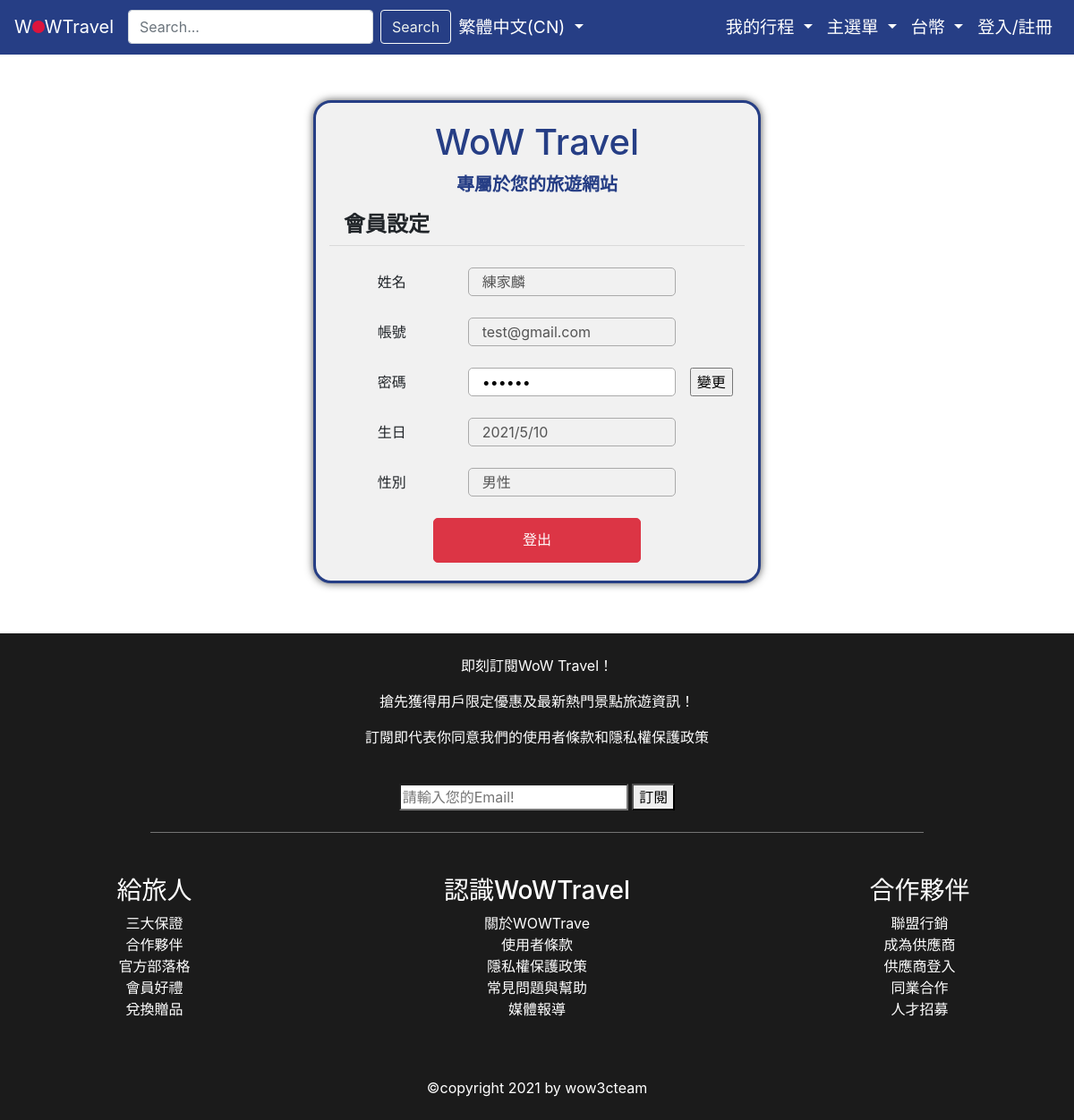
/member (signed in), run on an earlier commit of the app's database.
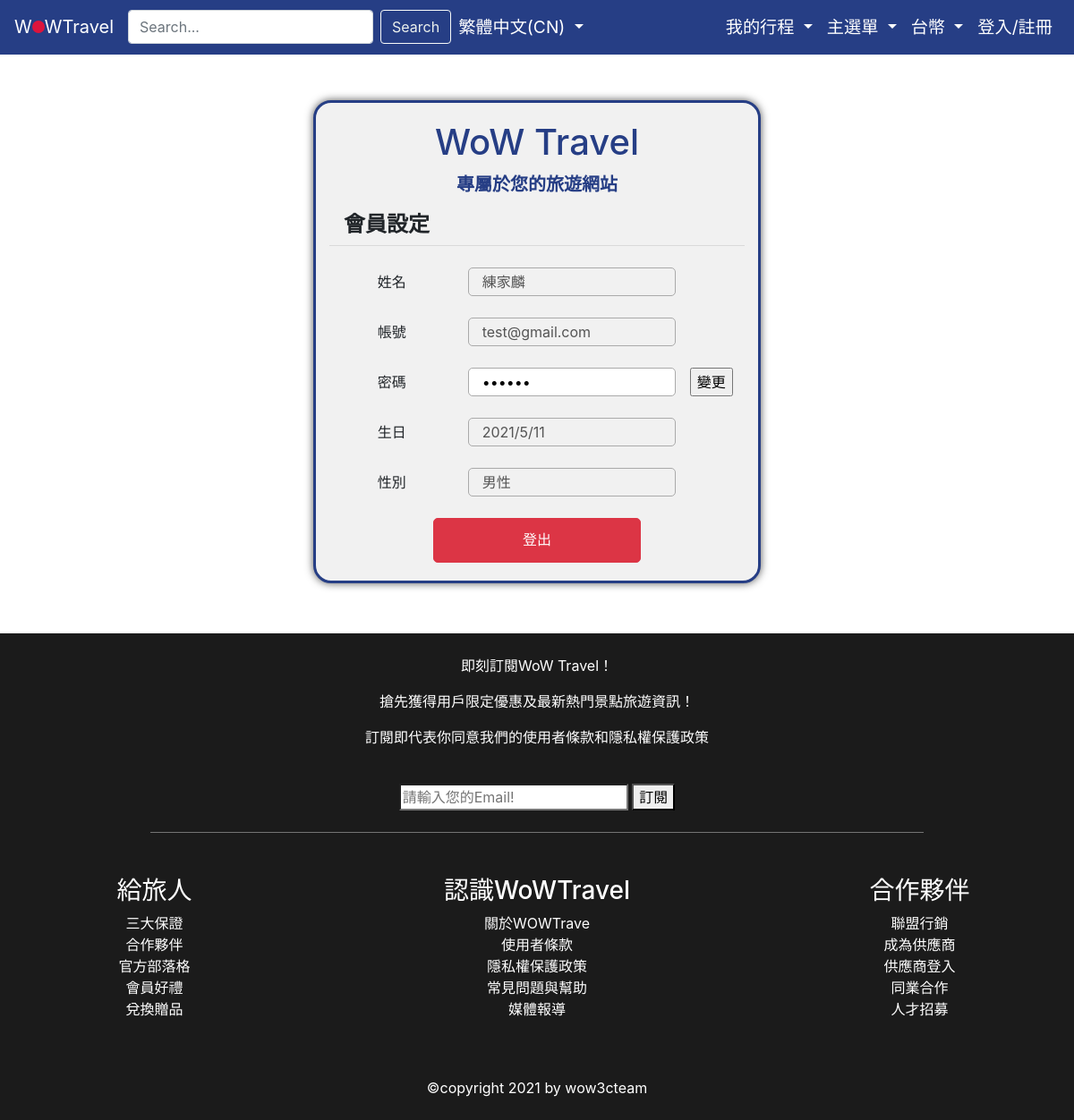
And on a later commit of the database.
### tables this page shows
CREATE TABLE member (
                    id INTEGER PRIMARY KEY AUTOINCREMENT,
                    name TEXT NOT NULL,
                    email TEXT NOT NULL,
                    password TEXT NOT NULL,
                    birthday INTEGER NOT NULL,
                    age INTEGER NOT NULL,
                    gender TEXT NOT NULL
                );

### main.py (the view)
@app.route('/member')
def member():
    if 'LoggedIn' in session:
        email = session['email']
        password = session['password']
        row = DB.get_member_by_login(email, password)[1]
        return render_template('member.html', row=row)
    return redirect(url_for('log_in'))

### db.py (called while the page is built)
    def get_member_by_login(self, email, password):
        cursor = self.con.execute(
            """
            SELECT * FROM member
            WHERE email = ?;
            """, (email,)
        )
        for row in cursor:
            cursor = self.con.execute(
                """
                SELECT * FROM member
                WHERE email = ? AND password = ?;
                """, (email, password)
            )
            return True, cursor.fetchone()
        return False, cursor.fetchone()

### templates/member.html (shortened to what this page needs)
{% extends "index.html" %} {% block title %} - 會員登入{% endblock %}  {% block script %} {% endblock %} {% block alert %}{% endblock %} {% block content %}
<div class="container rwd d-flex flex-column">
    <div class="welcome-text d-flex flex-column">
        <h1>WoW Travel</h1>
        <p>專屬於您的旅遊網站</p>
    </div>
    <div class="d-flex flex-column">
        <div class="d-flex">
            <h4 class="pl-3 font-weight-bold">會員設定</h4>
        </div>
        <hr class="m-0 w-100" />
    </div>
    <form class="d-flex flex-column" action="{{url_for('update')}}" method="POST">
        <div class="my-4  d-flex">
            <label class="col-4 pl-0 d-flex justify-content-center">姓名</label>
            <input class="col-6 input-border" type="text" name="name" value="{{ row[1] }}" disabled>
        </div>
        <div class="mb-4 d-flex">
            <label class="col-4 pl-0 d-flex justify-content-center">帳號</label>
            <input class="col-6 input-border" type="email" name="email" value="{{ row[2] }}" disabled>
        </div>
        <div class="mb-4 d-flex">
            <label class="col-4 pl-0 d-flex justify-content-center" for="password">密碼</label>
            <input class="col-6 input-border" type="password" name="password" value="{{ row[3] }}" id="password" pattern="^(?=.{6,})(?=.*\d)(?=.*[a-z])(?=.*[A-Z])(?!.*[\W]).*$" title="密碼長度須6碼以上，並至少包含一個大寫、小寫字母和數字，不能使用特殊符號" required>
            <input class="ml-3" type="submit" value="變更">
        </div>
        <div class="mb-4 d-flex">
            <label class="col-4 pl-0 d-flex justify-content-center">生日</label>
            <input class="col-6 input-border" value="{{ row[4] }}" id="birthday" disabled>
        </div>
        <div class="mb-4 d-flex">
            <label class="col-4 pl-0 d-flex justify-content-center" for="gender">性別</label>
            <input class="col-6 input-border" value="{{ row[6] }}" id="gender" disabled>
        </div>
    </form>
    <form class="d-flex justify-content-center" action="{{url_for('log_out')}}" method="POST">
        <button class="logout w-50 btn btn-danger text-white align-self-center">登出</button>
    </form>
</div>
{% endblock %}

What changed in the data, as far as the page shows it:
changed member "練家麟": birthday "2021/5/10" → "2021/5/11"
